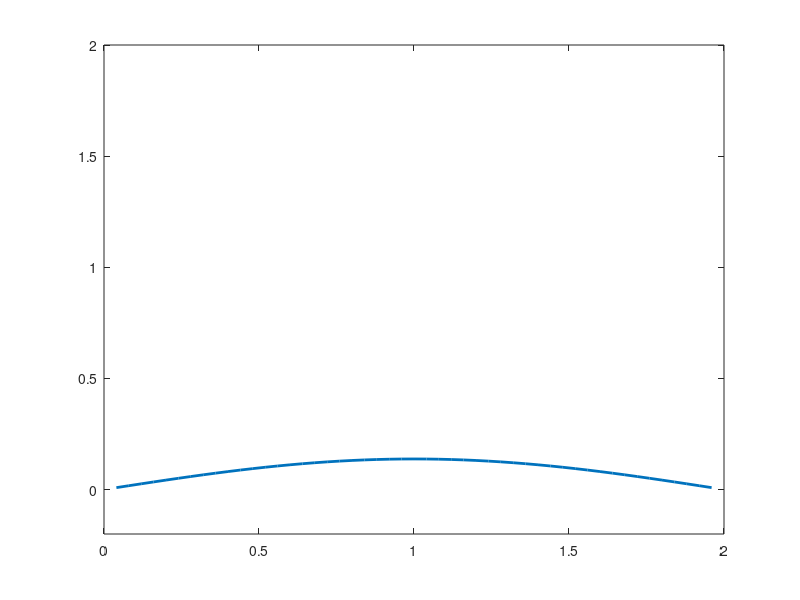

The MATLAB script that drew this image:
% Définition des paramètres
a = 0;
b = 2;
beta = 1;
M = 49;
k = 0.0001;
T = 1;
N = T/k;
alpha = 1;
% Calcul du pas h
h = (b - a) / (M + 1);

% Initialisation de x et U(0)
x = linspace(a + h, b - h, M)';

U0 = zeros(M, 1);  % Initialisation de U0

% Définition de la fonction u0(x)
for i = 1:M
    if x(i) > a && x(i) <= (b + a) / 2
        U0(i) = 2 * x(i);
    else 
        U0(i) = 2 * (a + b - x(i));
    end
end

% Préallocation de U pour stocker l'historique des solutions
U = zeros(M, N);
U(:,1) = U0; % La première colonne est U0

p = 1-2*alpha*k/(h^2);
q = alpha*k/(h^2);
r = q;

% Création d'une matrice carrée MxM remplie de zéros
A = zeros(M, M);

% Remplissage de la diagonale principale avec p
for i = 1:M
    A(i, i) = p;
end

% Remplissage de la diagonale supérieure avec q
for i = 1:M-1
    A(i, i+1) = q;
end

% Remplissage de la diagonale inférieure avec r
for i = 2:M
    A(i, i-1) = r;
end


% Initialisation de la figure pour l'affichage dynamique
figure;
% Tracer la solution numérique initiale
hPlot = plot(x, U(:, 1), 'LineWidth', 2);
hold on; % Maintenir la figure pour les tracés additionnels
ylim([-0.2 2]);

for n = 2:N

    % La colonne précédente représente UOLD
    UOLD = U(:, n-1);

    % Calcul de UNEW en utilisant la matrice A et UOLD
    UNEW = A * UOLD;

    % Mise à jour de la matrice U avec les nouvelles valeurs
    U(:, n) = UNEW;

    % Mise à jour du tracé de la solution numérique
    set(hPlot, 'YData', U(:, n));

    drawnow;
    pause(0.0002);
end

hold off; % Fin du maintien de la figure